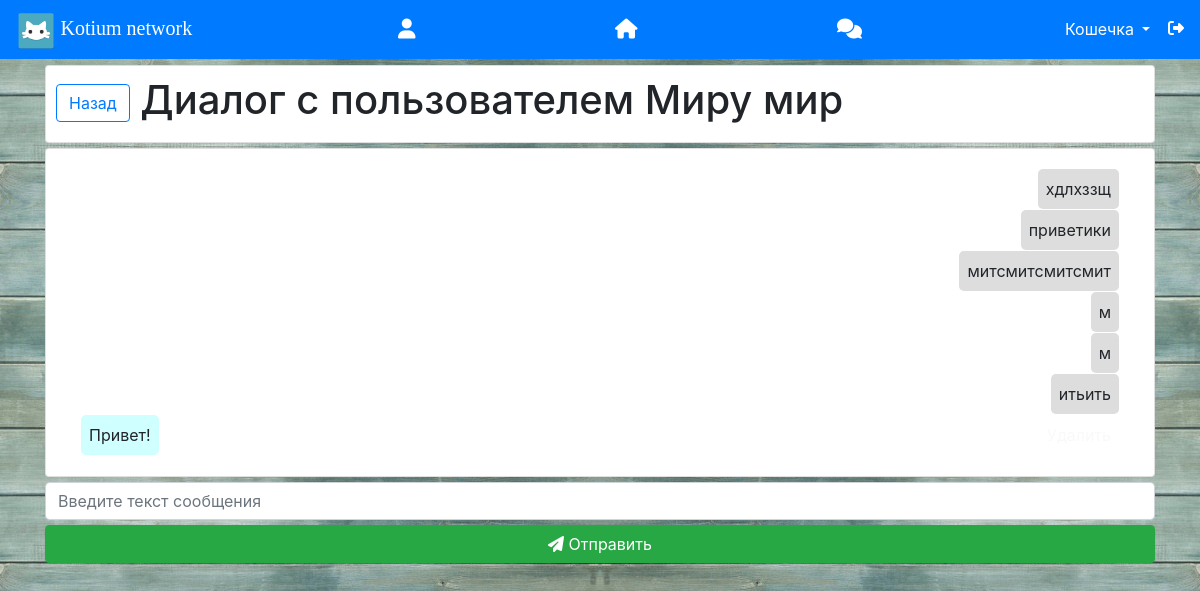
The page /msg/6 (signed in) on the database its author committed.
### data/users.py (models this page shows, shortened)
class User(SqlAlchemyBase, UserMixin, SerializerMixin):
    __tablename__ = 'users'
    id = sqlalchemy.Column(sqlalchemy.Integer,
                           primary_key=True, autoincrement=True)
    name = sqlalchemy.Column(sqlalchemy.String, nullable=True)
    about = sqlalchemy.Column(sqlalchemy.String, nullable=True)
    email = sqlalchemy.Column(sqlalchemy.String,
                              index=True, unique=True, nullable=True)
    hashed_password = sqlalchemy.Column(sqlalchemy.String, nullable=True)
    created_date = sqlalchemy.Column(sqlalchemy.DateTime, default=datetime.datetime.now)
    is_admin = sqlalchemy.Column(sqlalchemy.Boolean, default=0)
    is_group = sqlalchemy.Column(sqlalchemy.Boolean, default=0)
    is_confirmed = sqlalchemy.Column(sqlalchemy.Boolean, default=0)
    news = orm.relation("News", back_populates='user')
    msg = orm.relation("Message", back_populates='user', lazy='subquery')
    comm = orm.relation("Comment", back_populates='user')
    friends = sqlalchemy.Column(sqlalchemy.String, nullable=True)
    f_request = sqlalchemy.Column(sqlalchemy.String, nullable=True)

### data/msg.py (models this page shows)
class Message(SqlAlchemyBase, SerializerMixin):
    __tablename__ = 'messages'
    id = sqlalchemy.Column(sqlalchemy.Integer, primary_key=True, autoincrement=True)
    title = sqlalchemy.Column(sqlalchemy.String, nullable=True)
    created_date = sqlalchemy.Column(sqlalchemy.DateTime, default=datetime.datetime.now)
    user_id = sqlalchemy.Column(sqlalchemy.Integer, sqlalchemy.ForeignKey("users.id"))
    user = orm.relation('User')
    content = sqlalchemy.Column(sqlalchemy.String, nullable=True)

### main.py (the view)
@app.route('/msg/<int:to>', methods=['GET', 'POST'])  # Диалог (чат)
@login_required
def add_msg(to):
    db_sess = db_session.create_session()
    who = db_sess.query(User).filter(User.id == to).first()  # Определяем, с кем пользователь переписывается
    if current_user.is_authenticated:
        message = db_sess.query(Message).filter(
            Message.title.like(
                f'{current_user.id}_{to}') | Message.title.like(
                f'{to}_{current_user.id}')).all()  # Загрузка сообщений из базы данных
    else:
        return redirect('/login')
    if current_user.id > to:
        title = f'{current_user.id}_{to}'
    else:
        title = f'{to}_{current_user.id}'
    return render_template('dialog.html', title=f'Диалог с пользователем {who.name}',  # Немного красоты на странице
                           messages=message, to=to,
                           header=title)

### data/db_session.py (called while the page is built)
def create_session() -> Session:
    global __factory
    return __factory()

### main.py (called while the page is built)
@login_manager.user_loader  # Определяем, авторизован ли пользователь в системе или он на сайте как гость.
def load_user(user_id):
    db_sess = db_session.create_session()
    return db_sess.query(User).get(user_id)

### templates/dialog.html (shortened to what this page needs)
{% extends "base.html" %}
{% block content %}
<div class="card" style="margin-top: 5px; padding: 10px;">
    <h1><a href="/msg" class="btn btn-outline-primary">Назад</a> {{ title }}</h1>
</div>
<div class="card" style="margin-top: 5px;">
    <div class="card-body">
        <div class="container">
            <div class="message_holder">
                {% for item in messages %}
                <div class="d-flex" style="margin-bottom: 1px;" id="msg_{{ item.id }}">
                    {% if item.user.id == current_user.id %}
                    <div class="p-2" style="background: #cfffff; border-radius: 5px;">
                        <p id="my" style="margin-bottom: 0;">{{ item.content }}</p>
                    </div>
                    <div class="ml-auto p-2">
                        <a href="/msg/{{ to }}/delete/{{ item.id }}" class="link" style="color: #f9f9f9">Удалить</a>
                    </div>
                    {% else %}
                    <div class="ml-auto p-2" style="background: #ddd; border-radius: 5px;">
                        <p id="other" style="margin-bottom: 0;">{{ item.content }}</p>
                    </div>
                    {% endif %}
                </div>
                {% endfor %}
            </div>
        </div>
    </div>
</div>
<div>
    <form method="POST" action="">
        <input type="text" class="message form-control" placeholder="Введите текст сообщения">
        <div style="padding-top: 5px;"></div>
        <button type="submit" class="btn btn-success btn-block"><i class="fas fa-paper-plane"></i> Отправить
        </button>
    </form>
</div>
{% endblock %}

### templates/base.html (shortened to what this page needs)
<!doctype html>
<html lang="ru">
<head>
    <link rel="stylesheet"
          href="https://stackpath.bootstrapcdn.com/bootstrap/4.4.1/css/bootstrap.min.css"
>
</head>
<body style="background-image: url(/static/system/bg.jpg);">
<header>
    <nav class="navbar navbar-dark bg-primary" style="position: fixed; top: 0; right: 0; left: 0; z-index: 999;">
        <div>
            <img src="/static/system/logo.png" width="40px" height="40px">
            <a class="navbar-brand" href="#" style="font-family: 'segoe print';">Kotium network</a>
        </div>
        {% if current_user.is_authenticated %}
        <center>
            <div class="d-flex justify-content-between" style="width: 40vw;">
                <div class="p-2">
                    <a href="/{{ current_user.id }}" style="color: #fff"><h5 style="margin: 0px;"><i
                            class="fas fa-user"></i></h5></a>
                </div>
                <div class="p-2">
                    <a href="/feed" style="color: #fff"><h5 style="margin: 0px;"><i class="fas fa-home"></i></h5></a>
                </div>
                <div class="p-2">
                    <a href="/msg" style="color: #fff"><h5 style="margin: 0px;"><i class="fas fa-comments"></i></h5></a>
                </div>
            </div>
        </center>
        <div class="nav-item dropdown">
            <button class="btn btn-primary dropdown-toggle" type="button" id="dropdownMenuButton"
                    data-toggle="dropdown" aria-haspopup="true" aria-expanded="false">
                {{ current_user.name }}
            </button>
            <a href="/logout" style="color: #fff;"><i class="fas fa-sign-out-alt"></i></a>
        </div>
        {% else %}
        <p style="margin-bottom: 0px">
            <a class="btn btn-primary btn-sm" href="/register">Зарегистрироваться</a>
            <a class="btn btn-success btn-sm" href="/login">Войти</a>
        </p>
        {% endif %}
    </nav>
</header>
<main role="main" class="container" style="padding-top: 60px;">
    {% block content %}{% endblock %}
</main>
</body>
</html>

### rows shown on the page
User: name "Кошечка"
Message: content "хдлхззщ"
Message: content "приветики"
Message: content "митсмитсмитсмит"
Message: content "м"
Message: content "м"
Message: content "итьить"
Message: content "Привет!"

### other values the page prints
{{ title }} "Диалог с пользователем Миру мир"
